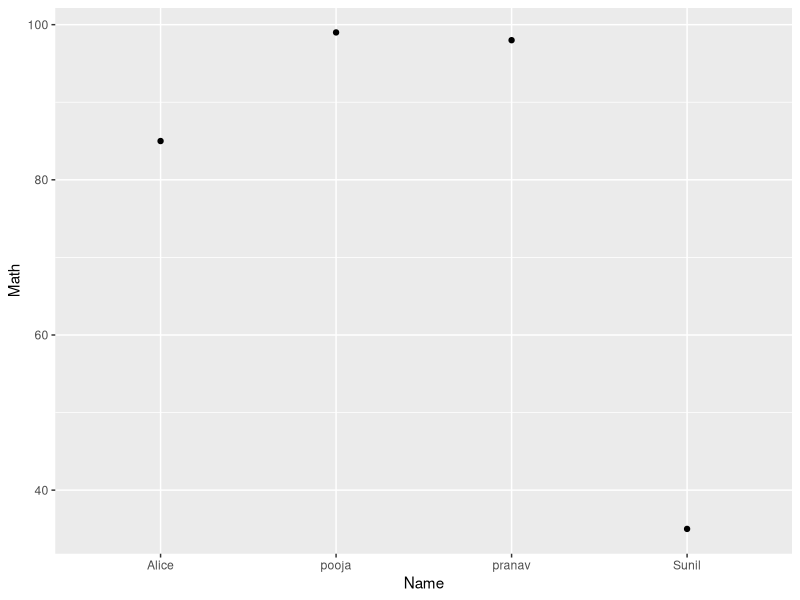
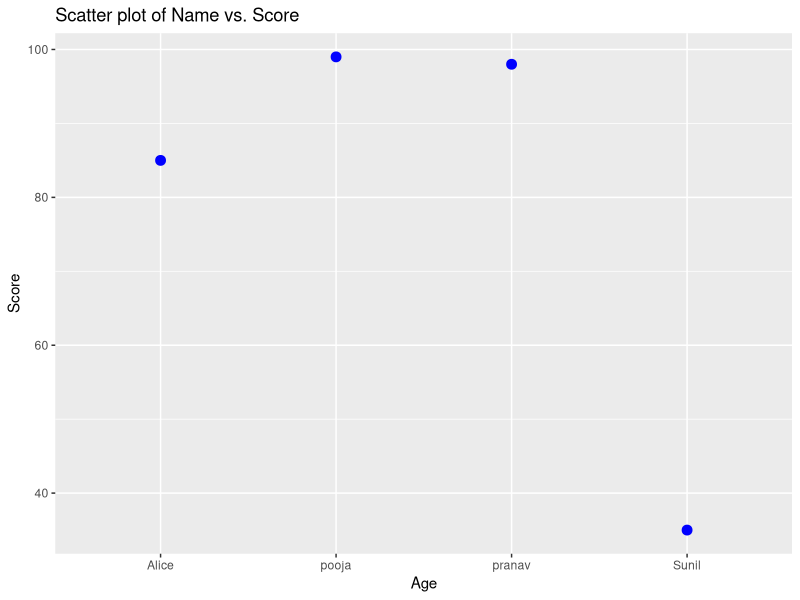
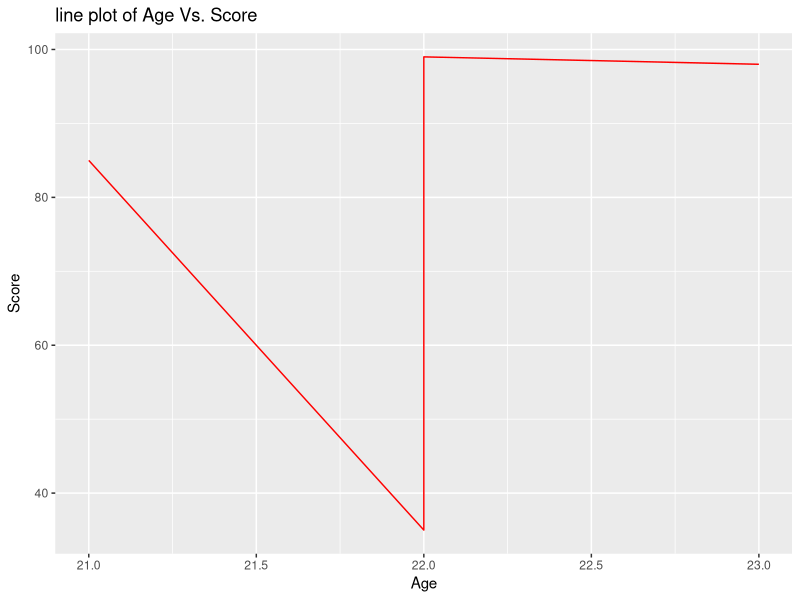
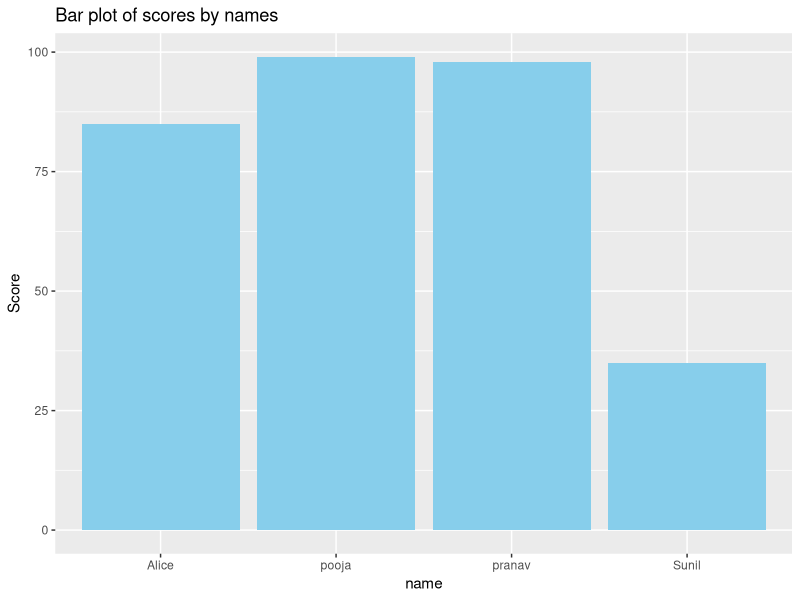
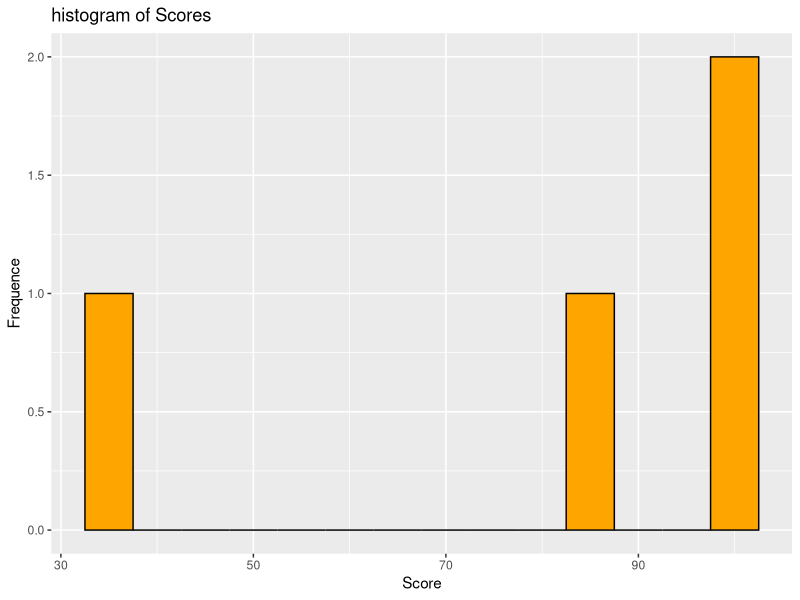
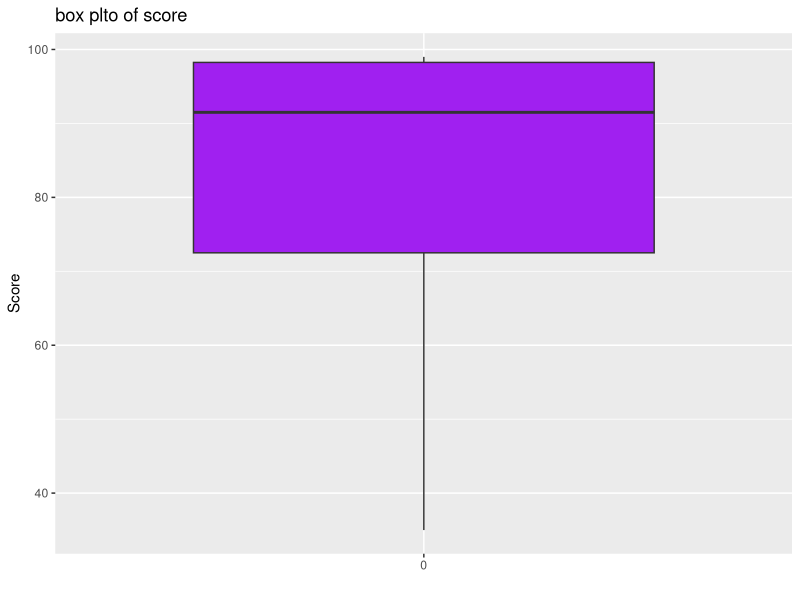
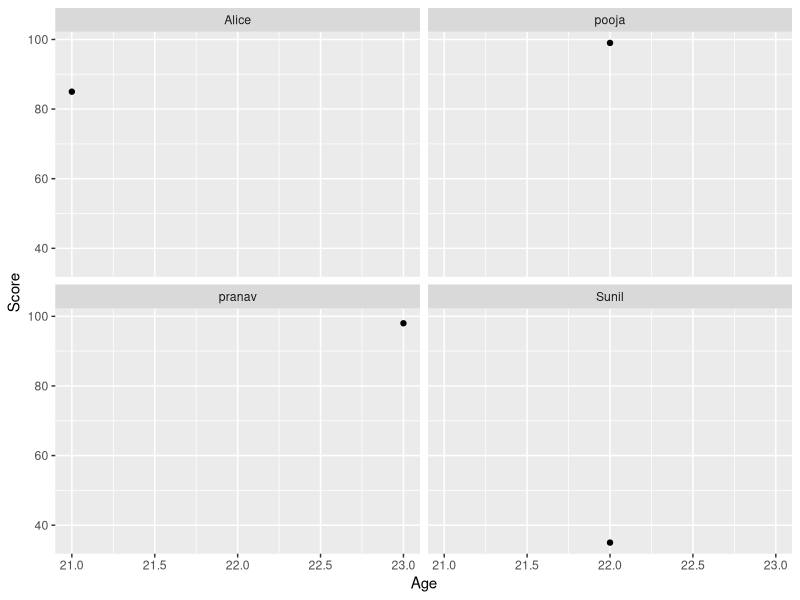
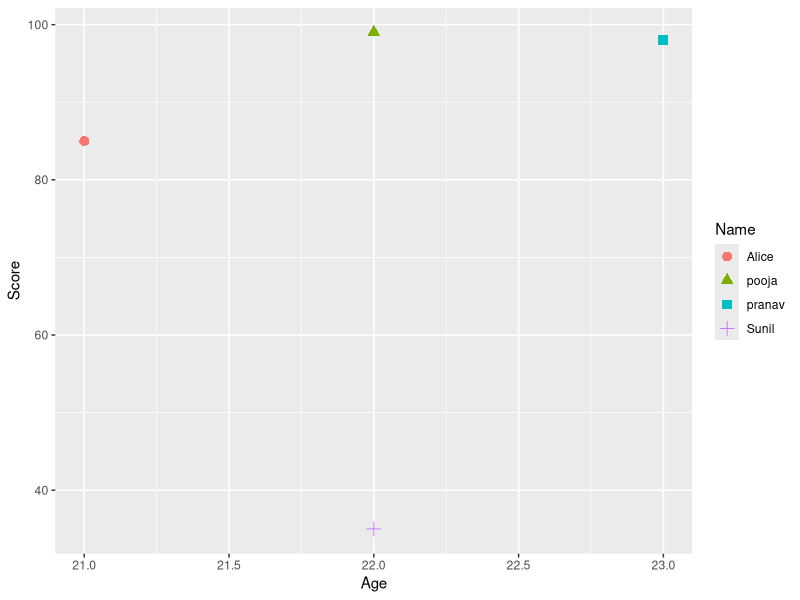

Source code (R) for these figures, in order:
df <- data.frame(
  Name = c("Sunil", "Alice",'pooja','pranav'),
  Age = c(22, 21,22,23),
  Score = c(35,85,99,98),
  Math = c(35, 85,99,98)
)
df


#install.packages("ggplot2")


# importing the libraray
library(ggplot2)

ggplot(data = df , aes(x = Name , y = Math)) +
  geom_point()

aes()


# scatter plot
ggplot(df,aes(x = Name, y= Math)) +
  geom_point(color = "blue",size = 3) +
  labs(title = 'Scatter plot of Name vs. Score',x= 'Age',y='Score')

# Line Plot
ggplot(df,aes(x=Age,y=Score)) +
  geom_line(color = 'red') + 
  labs(title = "line plot of Age Vs. Score ", x = 'Age', y = 'Score')



# Bar plot 
ggplot(df,aes(x = Name, y= Score)) + 
  geom_bar(stat = 'identity', fill ='skyblue') +
  labs( title = 'Bar plot of scores by names ', x = "name", y = 'Score')



# Histrogram 

ggplot(df,aes(x = Score)) + 
  geom_histogram(binwidth = 5, fill = 'orange',color='black') + 
  labs( title = 'histogram of Scores ', x = 'Score',y='Frequence')





# Box Plot 
ggplot(df,aes(x = factor(0), y = Score)) + 
  geom_boxplot(fill = 'purple') + 
  labs(title = 'box plto of score ', x = '', y = 'Score')



# Adding Layers to Your plot
# 1. faceting: create multiple panes form each catory.
ggplot(df,aes(x = Age, y = Score)) +
  geom_point() +
  facet_wrap( ~ Name )



# colors and shapes : Customize colors or shapes bases on another vairable.
ggplot(df, aes(x = Age, y = Score, color= Name, shape = Name)) + 
  geom_point(size = 3)




# Theme Modify the appearance fo your plot

ggplot(df, aes(x = Age, y = Score)) + 
  geom_point() +
  theme_minimal() +
  labs(title = 'Scatter plot with Minimal Theme')




# Title , labels, and Legends : Add custom title , Axis labesl, and adjust legends,

ggplot(df, aes(x = Age, y = Score)) + 
  geom_point(color = 'darkgreen') +
  labs (
    title = 'Scatter plot of Age vs. Score',
    subtitle ='A closer look at the relationship between Age and Score',
    x = 'Age',
    y = 'Score'
  )



airquality


barplot(airquality$Ozone,
        main = 'Ozone concentration in air',
        xlab = 'Ozone levels', horiz = FALSE
        )






